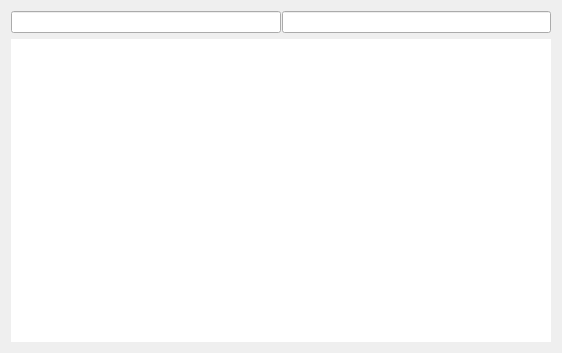
<?xml version="1.0" encoding="UTF-8"?>
<ui version="4.0">
 <class>Frame</class>
 <widget class="QFrame" name="Frame">
  <property name="geometry">
   <rect>
    <x>0</x>
    <y>0</y>
    <width>562</width>
    <height>353</height>
   </rect>
  </property>
  <property name="windowTitle">
   <string>Frame</string>
  </property>
  <layout class="QVBoxLayout" name="verticalLayout">
   <item>
    <widget class="QWidget" name="search_edits_area_widget" native="true">
     <layout class="QHBoxLayout" name="search_edits_layout">
      <property name="spacing">
       <number>1</number>
      </property>
      <property name="leftMargin">
       <number>0</number>
      </property>
      <property name="topMargin">
       <number>0</number>
      </property>
      <property name="rightMargin">
       <number>0</number>
      </property>
      <property name="bottomMargin">
       <number>0</number>
      </property>
      <item>
       <widget class="QLineEdit" name="key_search_input">
        <property name="clearButtonEnabled">
         <bool>true</bool>
        </property>
       </widget>
      </item>
      <item>
       <widget class="QLineEdit" name="value_search_input">
        <property name="clearButtonEnabled">
         <bool>true</bool>
        </property>
       </widget>
      </item>
     </layout>
    </widget>
   </item>
   <item>
    <widget class="DictTableView" name="dict_tabl_view">
     <property name="frameShape">
      <enum>QFrame::NoFrame</enum>
     </property>
     <property name="frameShadow">
      <enum>QFrame::Plain</enum>
     </property>
     <property name="lineWidth">
      <number>0</number>
     </property>
     <property name="alternatingRowColors">
      <bool>true</bool>
     </property>
     <attribute name="horizontalHeaderVisible">
      <bool>true</bool>
     </attribute>
     <attribute name="horizontalHeaderStretchLastSection">
      <bool>true</bool>
     </attribute>
     <attribute name="verticalHeaderVisible">
      <bool>false</bool>
     </attribute>
    </widget>
   </item>
  </layout>
 </widget>
 <customwidgets>
  <customwidget>
   <class>DictTableView</class>
   <extends>QTableView</extends>
   <header>.request_manager.h</header>
  </customwidget>
 </customwidgets>
 <resources/>
 <connections>
  <connection>
   <sender>key_search_input</sender>
   <signal>textChanged(QString)</signal>
   <receiver>Frame</receiver>
   <slot>search()</slot>
   <hints>
    <hint type="sourcelabel">
     <x>87</x>
     <y>20</y>
    </hint>
    <hint type="destinationlabel">
     <x>246</x>
     <y>-102</y>
    </hint>
   </hints>
  </connection>
  <connection>
   <sender>value_search_input</sender>
   <signal>textChanged(QString)</signal>
   <receiver>Frame</receiver>
   <slot>search()</slot>
   <hints>
    <hint type="sourcelabel">
     <x>335</x>
     <y>23</y>
    </hint>
    <hint type="destinationlabel">
     <x>430</x>
     <y>-89</y>
    </hint>
   </hints>
  </connection>
 </connections>
 <slots>
  <slot>search()</slot>
 </slots>
</ui>
